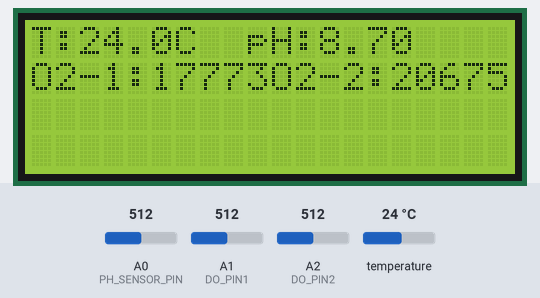
This sketch was run on a simulated Arduino Uno, built with avr-gcc and run on an emulated ATmega328P. Parts: 20×4 character LCD. The test bench sets the inputs (shaded band); at power-on: temperature 24 °C, A0 (PH_SENSOR_PIN) = 512, A1 (DO_PIN1) = 512, A2 (DO_PIN2) = 512. What the sketch prints to the serial monitor is not drawn.

Above: at 4.1 s.
4.2 s: temperature set to 12 °C
At 6.6 s:
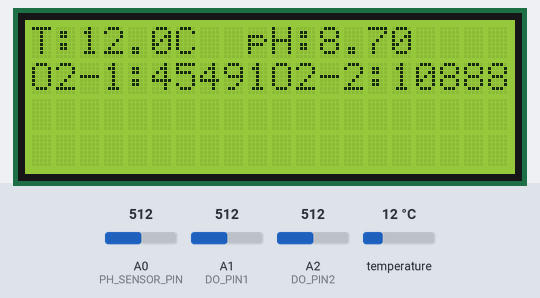
6.9 s: A0 (PH_SENSOR_PIN) set to 716
At 8.5 s:
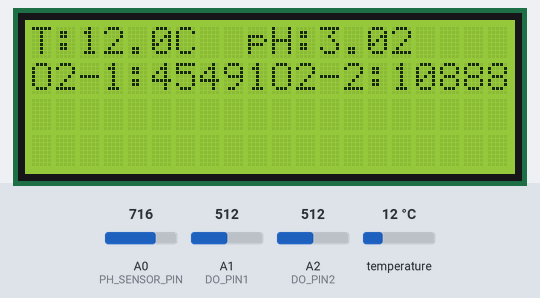
8.8 s: A1 (DO_PIN1) set to 716
At 10.3 s:
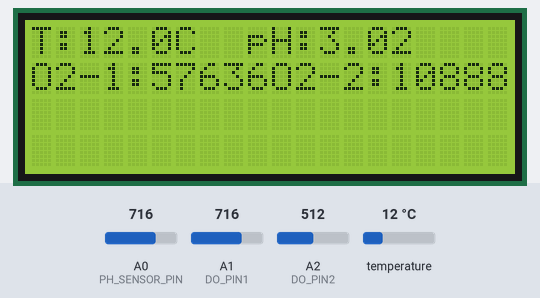
10.7 s: A2 (DO_PIN2) set to 716
At 12.0 s:
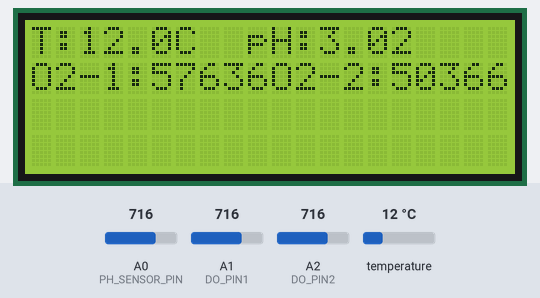
12.6 s: temperature set to 19 °C
At 13.7 s:
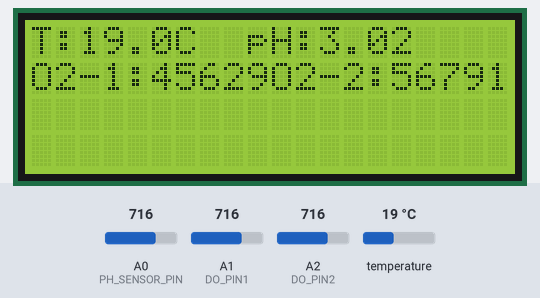
14.5 s: A0 (PH_SENSOR_PIN) set to 992
At 15.4 s:
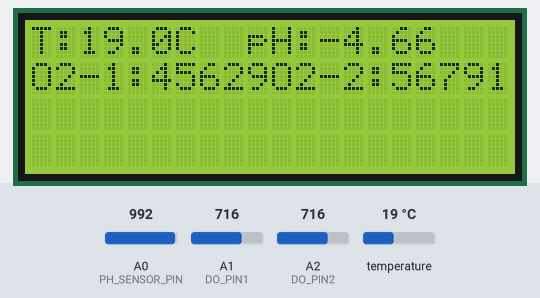
Timing chart, 0 to 17.4 s (numbered marks = the images above; inputs shaded):
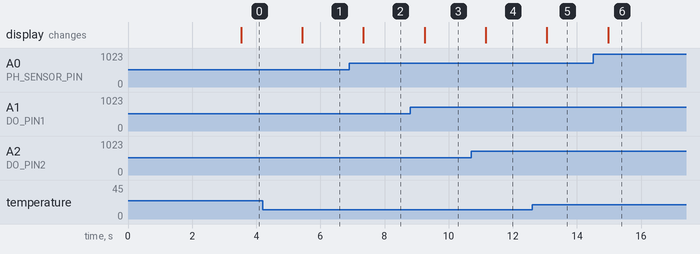

Measured:
- after the input at 4.2 s, the display: changes after 1.2 s (image 1)
- after the input at 6.9 s, the display: changes after 0.44 s (image 2)
- after the input at 8.8 s, the display: changes after 0.45 s (image 3)
- after the input at 10.7 s, the display: changes after 0.45 s (image 4)
- after the input at 12.6 s, the display: changes after 0.46 s (image 5)
- after the input at 14.5 s, the display: changes after 0.47 s (image 6)

The sketch:

Codigo_pH_T_DO2_v4.ino
```cpp
// =====================================================
// SISTEMA MULTISENSOR PARA BIOREACTOR 3D
// Temperatura, pH, Oxigeno Disuelto x2
// Compatible con Python en Raspberry Pi
// =====================================================

#include <Arduino.h>
#include <DallasTemperature.h>
#include <OneWire.h>
#include <Wire.h>
#include <LiquidCrystal_I2C.h>

// =====================================================
// CONFIGURACION DE PINES
// =====================================================
#define PH_SENSOR_PIN A0
#define DO_PIN1       A1
#define DO_PIN2       A2
#define ONE_WIRE_BUS  3

// =====================================================
// CONFIGURACION LCD
// =====================================================
LiquidCrystal_I2C lcd(0x27, 20, 4);

// =====================================================
// SENSOR DE TEMPERATURA
// =====================================================
OneWire oneWire(ONE_WIRE_BUS);
DallasTemperature tempSensor(&oneWire);

// =====================================================
// CONSTANTES GENERALES
// =====================================================
#define VREF 5000
#define ADC_RES 1024
const float PRESSURE_CORRECTION = 0.771f;

// =====================================================
// CALIBRACION DO SENSOR 1
// =====================================================
#define CAL1_V1 1220.0
#define CAL1_T1 40.0
#define CAL2_V1 766.0
#define CAL2_T1 16.4

// =====================================================
// CALIBRACION DO SENSOR 2
// =====================================================
#define CAL1_V2 1347.0f
#define CAL1_T2 39.15f
#define CAL2_V2 619.5f
#define CAL2_T2 19.57f

// =====================================================
// TABLA DE SATURACION DE O2
// =====================================================
const uint16_t DO_Table[41] = {
  14460, 14220, 13820, 13440, 13090, 12740, 12420, 12110, 11810, 11530,
  11260, 11010, 10770, 10530, 10300, 10080, 9860, 9660, 9460, 9270,
  9080, 8900, 8730, 8570, 8410, 8250, 8110, 7960, 7820, 7690,
  7560, 7430, 7300, 7180, 7070, 6950, 6840, 6730, 6630, 6530, 6410
};

// =====================================================
// CALIBRACION PH
// =====================================================
float calibration_value = 22.14 + 0.81;

// =====================================================
// FUNCIONES DE CALCULO
// =====================================================
int16_t readDO(uint32_t voltage_mv, uint8_t temperature_c,
               float CAL1_V, float CAL1_T, float CAL2_V, float CAL2_T) {
  uint16_t V_sat = (uint16_t)((temperature_c - CAL2_T) * (CAL1_V - CAL2_V) /
                              (CAL1_T - CAL2_T) + CAL2_V);
  return voltage_mv * DO_Table[temperature_c] / V_sat;
}

float leerTemperatura() {
  tempSensor.requestTemperatures();
  return tempSensor.getTempCByIndex(0);
}

float leerPH() {
  int muestras = 10;
  int lectura;
  unsigned long suma = 0;

  for (int i = 0; i < muestras; i++) {
    lectura = analogRead(PH_SENSOR_PIN);
    suma += lectura;
    delay(10);
  }

  float promedio = (float)suma / muestras;
  float voltaje = promedio * 5.0 / 1024.0;
  return -5.70 * voltaje + calibration_value;
}

// =====================================================
// SETUP
// =====================================================
void setup() {
  Serial.begin(115200);
  tempSensor.begin();
  Wire.begin();
  lcd.init();
  lcd.backlight();

  lcd.clear();
  lcd.print(" Bioreactor 3D ");
  lcd.setCursor(0, 1);
  lcd.print("Sensores listos");
  delay(1500);

  Serial.println("----------------------------------------------------");
  Serial.println("Sistema Multisensor Bioreactor 3D");
  Serial.println("Salida formateada para Python");
  Serial.println("----------------------------------------------------");
  delay(1000);
}

// =====================================================
// LOOP
// =====================================================
void loop() {
  // Temperatura
  float tsensor = leerTemperatura();
  uint8_t Temperaturet = uint8_t(tsensor + 0.5);

  // pH
  float ph_act = leerPH();

  // DO SENSOR 1
  uint16_t ADC_Raw_DO1  = analogRead(DO_PIN1);
  uint16_t ADC_Volt_DO1 = (uint32_t)VREF * ADC_Raw_DO1 / ADC_RES;
  uint16_t DO_value1    = readDO(ADC_Volt_DO1, Temperaturet,
                                 CAL1_V1, CAL1_T1, CAL2_V1, CAL2_T1)
                          * PRESSURE_CORRECTION;

  // DO SENSOR 2
  uint16_t ADC_Raw_DO2  = analogRead(DO_PIN2);
  uint16_t ADC_Volt_DO2 = (uint32_t)VREF * ADC_Raw_DO2 / ADC_RES;
  uint16_t DO_value2    = readDO(ADC_Volt_DO2, Temperaturet,
                                 CAL1_V2, CAL1_T2, CAL2_V2, CAL2_T2)
                          * PRESSURE_CORRECTION;

  // Mostrar en Serial
  Serial.print("Temp: ");
  Serial.print(tsensor, 2);
  Serial.print(", pH: ");
  Serial.print(ph_act, 2);
  Serial.print(", O2_1: ");
  Serial.print(DO_value1);
  Serial.print(", O2_2: ");
  Serial.println(DO_value2);

  // Mostrar en LCD
  lcd.clear();
  lcd.setCursor(0, 0);
  lcd.print("T:");
  lcd.print(tsensor, 1);
  lcd.print("C  pH:");
  lcd.print(ph_act, 2);

  lcd.setCursor(0, 1);
  lcd.print("O2-1:");
  lcd.print(DO_value1);
  lcd.setCursor(10, 1);
  lcd.print("O2-2:");
  lcd.print(DO_value2);

  delay(1000);
}
```
